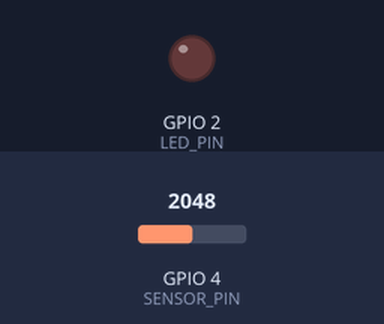
Simulated run of this sketch. Board: ESP32. On the bench: output pins drawn as LEDs (lit = HIGH). Inputs (shaded band) come from the test bench; at power-on: GPIO 4 (SENSOR_PIN) = 2048. WiFi joins after 1.5 s; servers stay silent unless stated; uploads are accepted with an empty reply; what the sketch prints to the serial monitor is not drawn.

Above: at 0.0 s.
At 3.0 s:
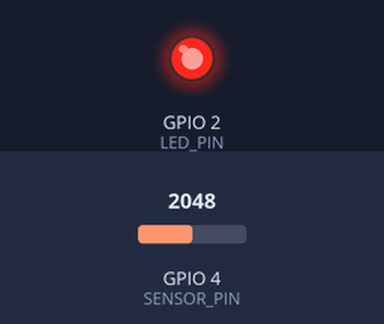
Timing chart, 0 to 4.5 s (numbered marks = the images above):
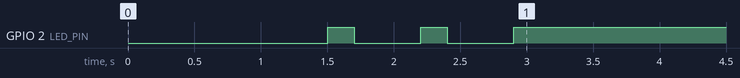

The sketch:

sketch.ino
```cpp
#include <WiFi.h>
#include <HTTPClient.h>
#include "soc/gpio_reg.h"

// Wokwi ভার্চুয়াল ওয়াই-ফাই ক্রেন্ডেনশিয়ালস
const char* ssid = "Wokwi-GUEST";
const char* password = "";

// পিন ডিফিনিশন
const int SENSOR_PIN = 4;   // LDR সেন্সর (AO পিন) GPIO 4 এ সংযুক্ত
const int LED_PIN = 2;      // স্ট্যাটাস LED GPIO 2 এ সংযুক্ত

unsigned long lastMillis = 0;
const long interval = 3000; // ৩ সেকেন্ডের বিরতি

void setup() {
  Serial.begin(115200);
  delay(1000);

  pinMode(LED_PIN, OUTPUT);
  pinMode(SENSOR_PIN, INPUT);
  analogSetAttenuation(ADC_11db);

  // ওয়াই-ফাই কানেক্ট করার চেষ্টা
  Serial.print("Connecting to Wi-Fi: ");
  Serial.println(ssid);

  WiFi.begin(ssid, password);
  while (WiFi.status() != WL_CONNECTED) {
    delay(500);
    Serial.print(".");
    // ওয়াই-ফাই কানেক্ট হওয়ার সময় রেজিস্টার ব্যবহার করে LED ব্লিঙ্ক করানো (সঠিক ফরম্যাট)
    REG_WRITE(GPIO_OUT_W1TS_REG, (1 << LED_PIN)); // LED অন
    delay(200);
    REG_WRITE(GPIO_OUT_W1TC_REG, (1 << LED_PIN)); // LED অফ
  }

  Serial.println("\nWiFi connected!");
  Serial.print("IP address: ");
  Serial.println(WiFi.localIP());

  // ওয়াই-ফাই কানেক্ট হওয়ার পর LED স্থায়ীভাবে অন রাখা
  REG_WRITE(GPIO_OUT_W1TS_REG, (1 << LED_PIN));
}

void loop() {
  // LDR সেন্সর থেকে ১২-বিট অ্যানালগ মান (০ থেকে ৪০৯৫) পড়া
  int sensorValue = analogRead(SENSOR_PIN);

  // সিরিয়াল মনিটরে মান প্রিন্ট করা
  Serial.print("Sensor Value (GPIO 4): ");
  Serial.println(sensorValue);

  // প্রতি ৩ সেকেন্ড পর পর HTTP GET রিকোয়েস্ট পাঠানো
  unsigned long currentMillis = millis();
  if (currentMillis - lastMillis >= interval) {
    lastMillis = currentMillis;

    if (WiFi.status() == WL_CONNECTED) {
      HTTPClient http;

      String serverPath = "http://httpbin.org/get?sensor=" + String(sensorValue);

      http.begin(serverPath.c_str());
      int httpResponseCode = http.GET();

      if (httpResponseCode > 0) {
        Serial.print("HTTP Response code: ");
        Serial.println(httpResponseCode);
      } else {
        Serial.print("Error code: ");
        Serial.println(httpResponseCode);
      }

      http.end();
    } else {
      Serial.println("WiFi Disconnected. Reconnecting...");
      WiFi.begin(ssid, password);
    }
  }

  delay(100);
}
```
